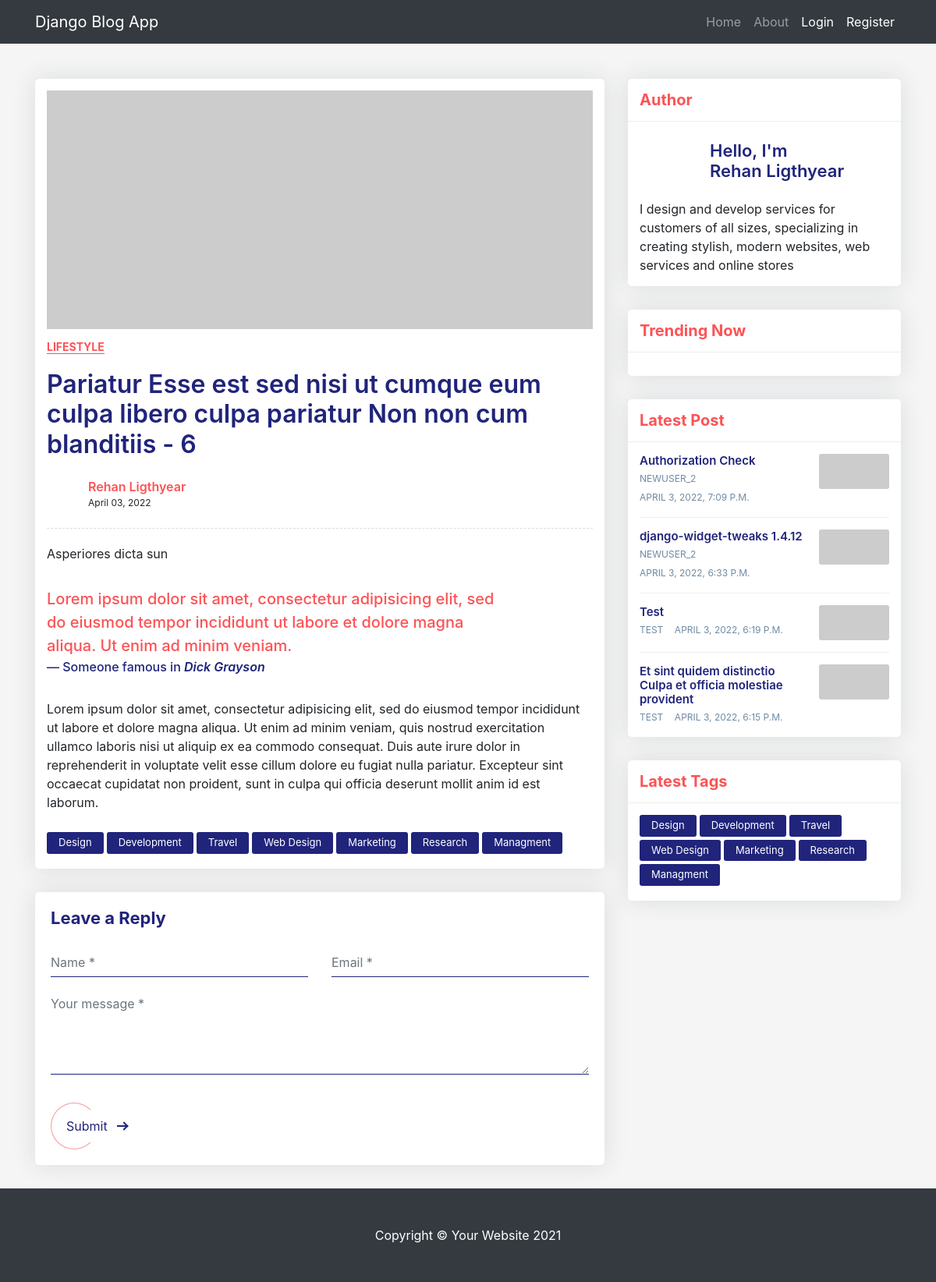
/post/6, run on the app's committed database.
### core/models.py (models this page shows, shortened)
class Post(models.Model):
    title = models.CharField(max_length = 100)
    content = models.TextField()
    created_at = models.DateTimeField(default=timezone.now)
    author = models.ForeignKey(User, on_delete=models.CASCADE)

### core/views.py (the view)
# urls.py: path('post/<int:pk>', views.PostDetailView.as_view(), name="blog-detail"),
class PostDetailView(DetailView):
    model = Post
    template_name = 'post_detail.html'
    def get_context_data(self, **kwargs):
        context = super(PostDetailView, self).get_context_data(**kwargs)
        context['posts'] = Post.objects.all()[::-1]
        return context

### core/templates/post_detail.html (shortened to what this page needs)
{% extends 'base.html' %}
{% block content %}
<div class="blog-single gray-bg">
    <div class="container">
        <div class="row align-items-start">
            <div class="col-lg-8 m-15px-tb">
                <article class="article">
                    <div class="article-img">
                        <img src="https://via.placeholder.com/800x350/87CEFA/000000" title="" alt="">
                    </div>
                    <div class="article-title">
                        <h6><a href="#">Lifestyle</a></h6>
                        <h2> {{ object.title }} - {{object.id}}</h2>
                        <div class="media">
                            <div class="avatar">
                            </div>
                            <div class="media-body">
                                <label> {{ object.author.first_name }} {{ object.author.last_name  }} </label>
                                <span>{{ object.created_at|date:"F d, Y" }}</span>
                            </div>
                        </div>
                    </div>
                    <div class="article-content">
                        <p> {{ object.content }} </p>
                        <blockquote>
                            <p>Lorem ipsum dolor sit amet, consectetur adipisicing elit, sed do eiusmod tempor incididunt ut labore et dolore magna aliqua. Ut enim ad minim veniam.</p>
                            <p class="blockquote-footer">Someone famous in <cite title="Source Title">Dick Grayson</cite></p>
                        </blockquote>
                        <p>Lorem ipsum dolor sit amet, consectetur adipisicing elit, sed do eiusmod tempor incididunt ut labore et dolore magna aliqua. Ut enim ad minim veniam, quis nostrud exercitation ullamco laboris nisi ut aliquip ex ea commodo consequat. Duis aute irure dolor in reprehenderit in voluptate velit esse cillum dolore eu fugiat nulla pariatur. Excepteur sint occaecat cupidatat non proident, sunt in culpa qui officia deserunt mollit anim id est laborum.</p>
                    </div>
                    <div class="nav tag-cloud">
                        <a href="#">Design</a>
                        <a href="#">Development</a>
                        <a href="#">Travel</a>
                        <a href="#">Web Design</a>
                        <a href="#">Marketing</a>
                        <a href="#">Research</a>
                        <a href="#">Managment</a>
                    </div>
                </article>
                <div class="contact-form article-comment">
                    <h4>Leave a Reply</h4>
                    <form id="contact-form" method="POST">
                        <div class="row">
                            <div class="col-md-6">
                                <div class="form-group">
                                    <input name="Name" id="name" placeholder="Name *" class="form-control" type="text">
                                </div>
                            </div>
                            <div class="col-md-6">
                                <div class="form-group">
                                    <input name="Email" id="email" placeholder="Email *" class="form-control" type="email">
                                </div>
                            </div>
                            <div class="col-md-12">
                                <div class="form-group">
                                    <textarea name="message" id="message" placeholder="Your message *" rows="4" class="form-control"></textarea>
                                </div>
                            </div>
                            <div class="col-md-12">
                                <div class="send">
                                    <button class="px-btn theme"><span>Submit</span> <i class="arrow"></i></button>
                                </div>
                            </div>
                        </div>
                    </form>
                </div>
            </div>
            <div class="col-lg-4 m-15px-tb blog-aside">
                <div class="widget widget-author">
                    <div class="widget-title">
                        <h3>Author</h3>
                    </div>
                    <div class="widget-body">
                        <div class="media align-items-center">
                            <div class="avatar">
                            </div>
                            <div class="media-body">
                                <h6>Hello, I'm<br> {{ object.author.first_name }} {{ object.author.last_name  }} </h6>
                            </div>
                        </div>
                        <p>I design and develop services for customers of all sizes, specializing in creating stylish, modern websites, web services and online stores</p>
                    </div>
                </div>
                <div class="widget widget-post">
                    <div class="widget-title">
                        <h3>Trending Now</h3>
                    </div>
                    <div class="widget-body">
                    </div>
                </div>
                <div class="widget widget-latest-post">
                    <div class="widget-title">
                        <h3>Latest Post</h3>
                    </div>
                    <div class="widget-body">
                        {% for post in posts|slice:":4" %}
                        {% if post.id != object.id %}
                        <div class="latest-post-aside media">
                            <div class="lpa-left media-body">
                                <div class="lpa-title">
                                    <h5><a href="{% url 'blog-detail' post.id %}">{{ post.title }}</a></h5>
                                </div>
                                <div class="lpa-meta">
                                    <a class="name" href="#">
                                        {{ post.author }}
                                    </a>
                                    <a class="date" href="#">
                                        {{ post.created_at }}
                                    </a>
                                </div>
                            </div>
                            <div class="lpa-right">
                                <a href="#">
                                    <img src="https://via.placeholder.com/400x200/FFB6C1/000000" title="" alt="">
                                </a>
                            </div>
                        </div>
                        {% endif %}
                        {% endfor %}
                    </div>
                </div>
                <div class="widget widget-tags">
                    <div class="widget-title">
                        <h3>Latest Tags</h3>
                    </div>
                    <div class="widget-body">
                        <div class="nav tag-cloud">
                            <a href="#">Design</a>
                            <a href="#">Development</a>
                            <a href="#">Travel</a>
                            <a href="#">Web Design</a>
                            <a href="#">Marketing</a>
                            <a href="#">Research</a>
                            <a href="#">Managment</a>
                        </div>
                    </div>
                </div>
            </div>
        </div>
    </div>
</div>
{% endblock content %}

### data on the page
Post: title "Pariatur Esse est sed nisi ut cumque eum culpa libero culpa pariatur Non non cum blanditiis", id "6", author.first_name "Rehan", author.last_name "Ligthyear", created_at "April 03, 2022", content "Asperiores dicta sun"
Post: title "Authorization Check", author "NEWUSER_2", created_at "APRIL 3, 2022, 7:09 P.M."
Post: title "django-widget-tweaks 1.4.12", author "NEWUSER_2", created_at "APRIL 3, 2022, 6:33 P.M."
Post: title "Test", author "TEST", created_at "APRIL 3, 2022, 6:19 P.M."
Post: title "Et sint quidem distinctio Culpa et officia molestiae provident", author "TEST", created_at "APRIL 3, 2022, 6:15 P.M."
